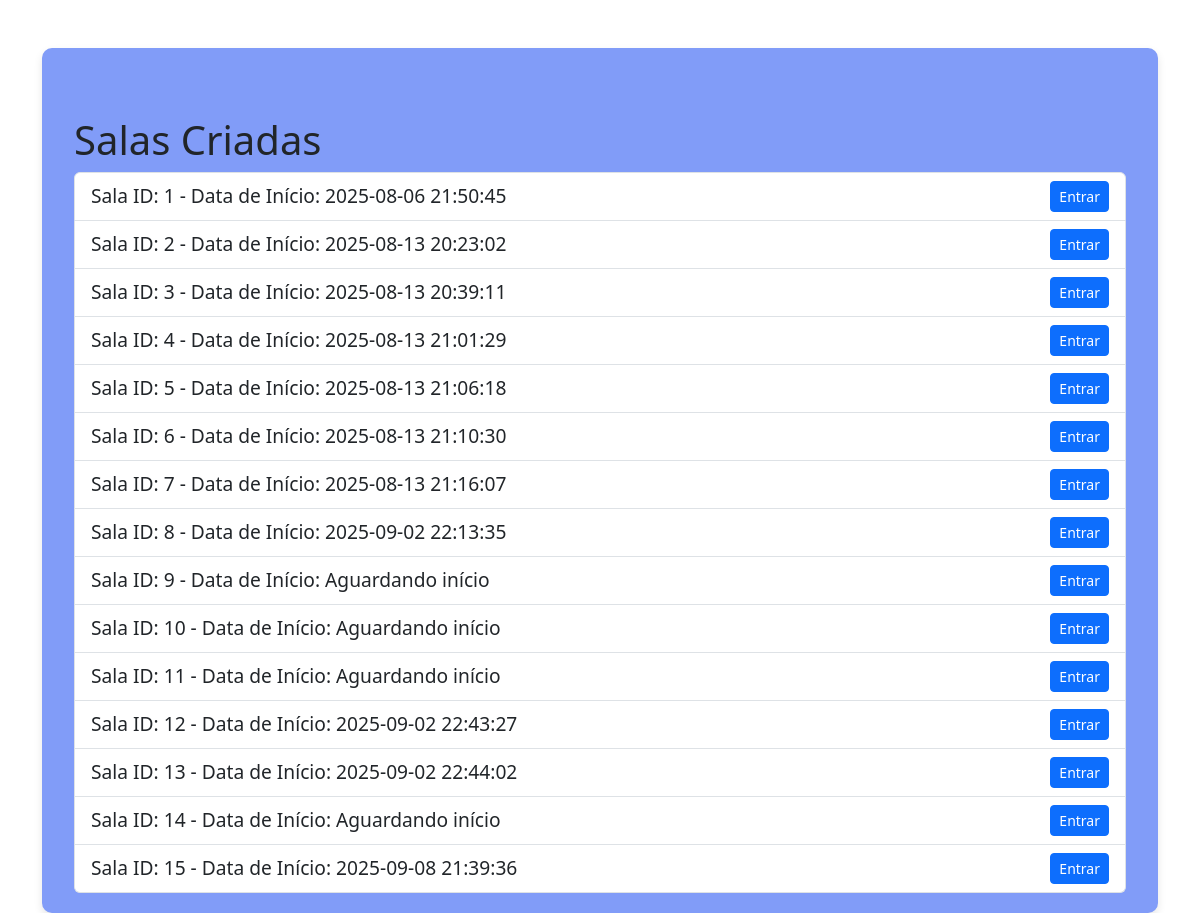
The app's page /salas, older data.
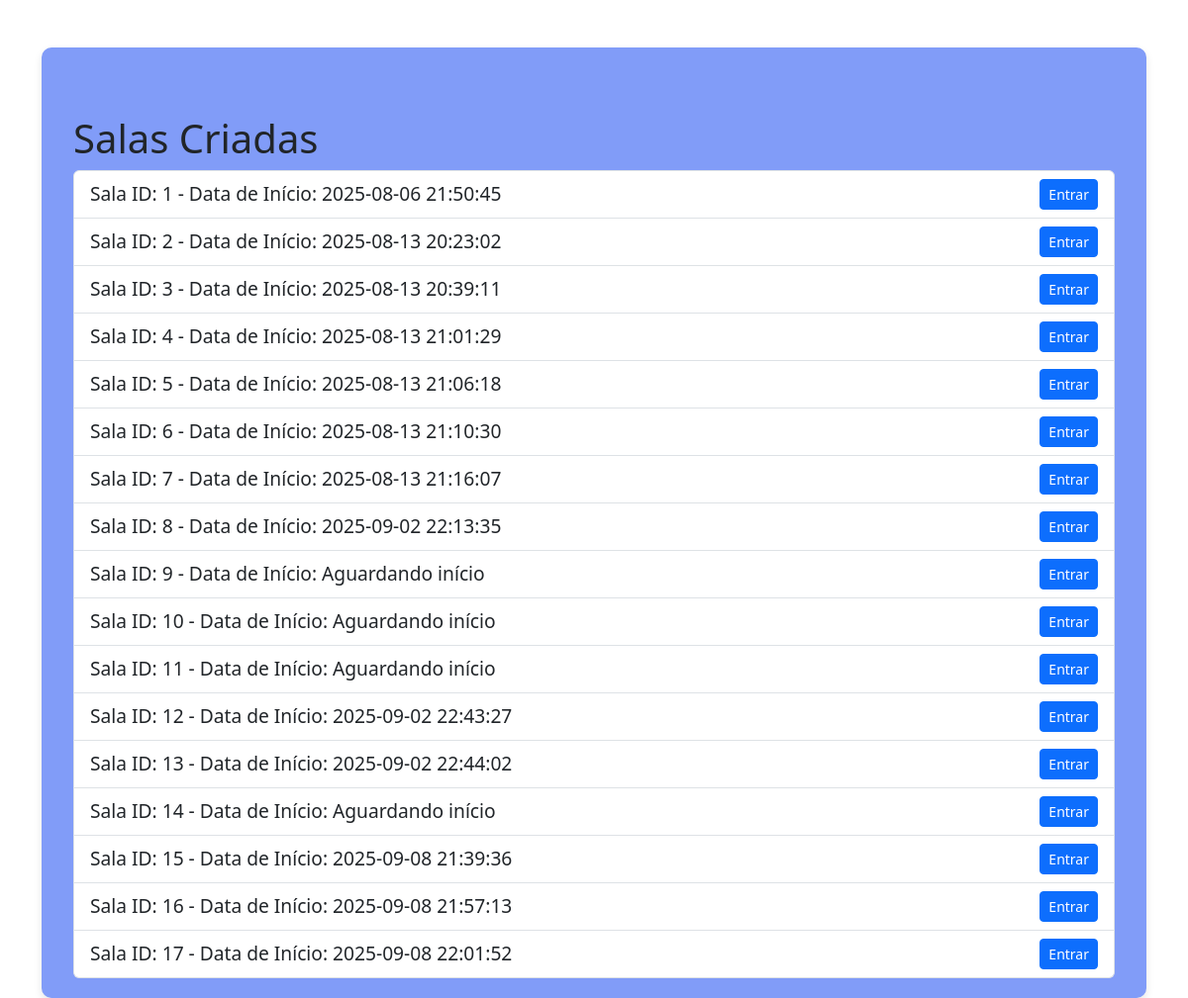
The same page, newer data.
### app.py (models this page shows)
class Sala(db.Model):
    id = db.Column(db.Integer, primary_key=True)
    numero_rodadas = db.Column(db.Integer, nullable=False)
    rodadas = db.relationship('Rodada', backref='sala', lazy=True)
    temas = db.relationship('Tema', secondary='sala_tema', backref='salas', lazy=True)
    tempo = db.Column(db.Integer, nullable=False)
    jogadores = db.relationship('Jogador', secondary='sala_jogador', backref='salas', lazy=True)
    letras = db.relationship('Letras', secondary='sala_letras', backref='salas', lazy=True)
    numero_jogadores = db.Column(db.Integer, nullable=False)
    senha = db.Column(db.String(120), nullable=True)
    finalizado = db.Column(db.Boolean, default=False)
    data_criacao = db.Column(db.DateTime, nullable=False, default=db.func.current_timestamp())
    data_inicio = db.Column(db.DateTime, nullable=True)
    rodada_atual = db.Column(db.Integer, nullable=False, default=0)

### app.py (the view)
@app.route('/salas', methods=['GET'])
def salas():
    salas = Sala.query.all()
    return render_template('salas_criadas.html', salas=salas)

### templates/salas_criadas.html (shortened to what this page needs)
{% extends "base.html" %}
{% block content %}
<div class="container mt-5">
    <h1>Salas Criadas</h1>
    <ul class="list-group">
        {% for sala in salas %}
            <li class="list-group-item d-flex justify-content-between align-items-center">
                Sala ID: {{ sala.id }} - Data de Início: {{ sala.data_inicio.strftime('%Y-%m-%d %H:%M:%S') if sala.data_inicio else 'Aguardando início' }}
                <a href="{{ url_for('sala', sala_id=sala.id) }}" class="btn btn-primary btn-sm">Entrar</a>
            </li>
        {% endfor %}
    </ul>
</div>
{% endblock %}

### templates/base.html (shortened to what this page needs)
<!DOCTYPE html>
<html lang="pt-BR">
<head>
    <link href="https://cdn.jsdelivr.net/npm/bootstrap@5.3.7/dist/css/bootstrap.min.css" rel="stylesheet">
    <link rel="stylesheet" href="{{ url_for('static', filename='style.css') }}">
</head>
<body>
    <div class="container mt-5">
    <div class="card-principal">
        {% block content %}
        {% endblock %}
    </div>
    </div>
</body>
</html>

### static/style.css (style rules this page uses)
.card-principal { background-color: #819cf8; border-radius: 10px; padding: 20px; font-size: larger; box-shadow: 0 4px 8px rgba(0, 0, 0, 0.1); }

Row changes from the older to the newer data that the page shows:
added Sala: id "16", data_inicio "2025-09-08 21:57:13"
added Sala: id "17", data_inicio "2025-09-08 22:01:52"
